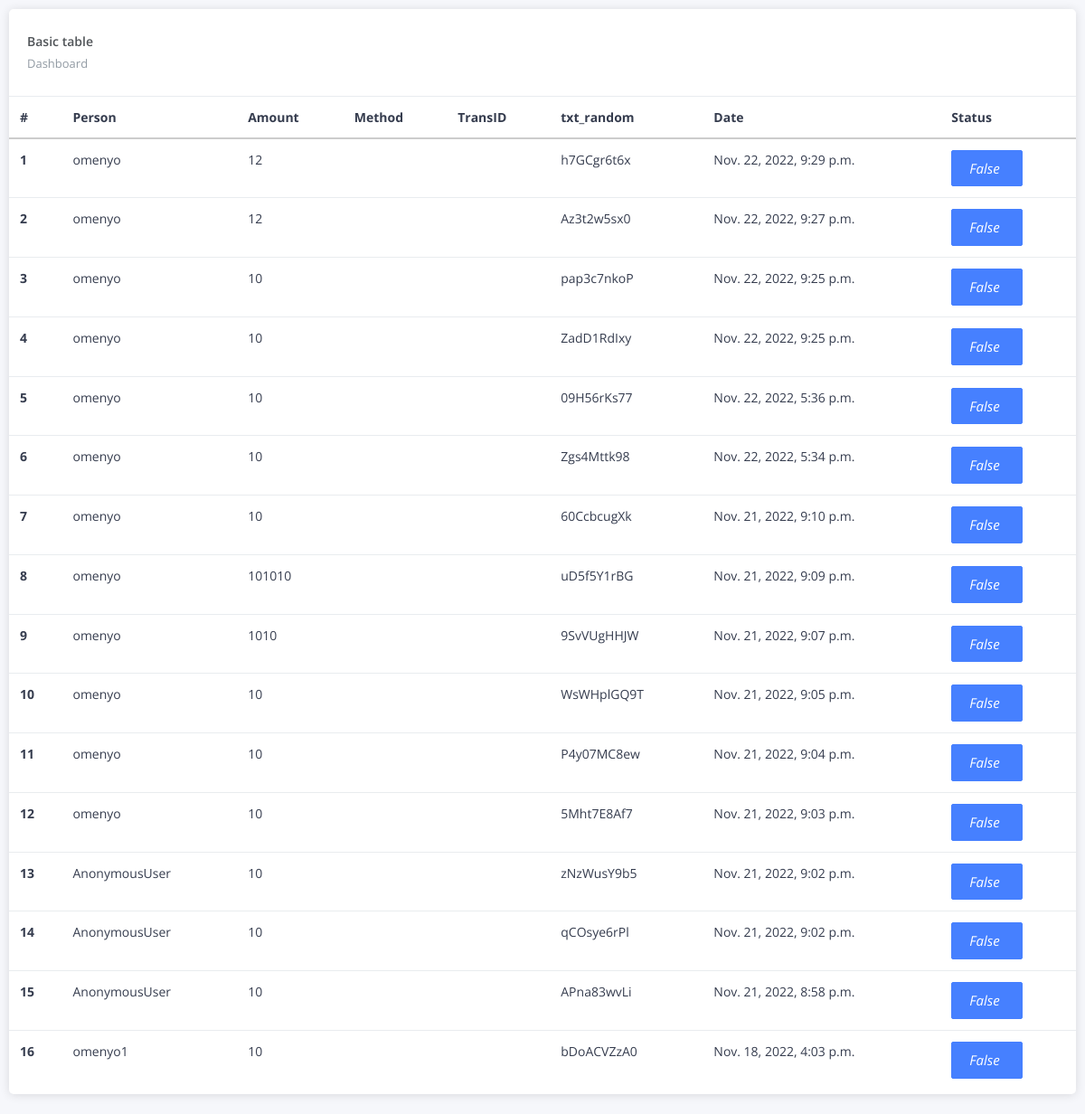
The app's page /deposit_table (signed in), older data.
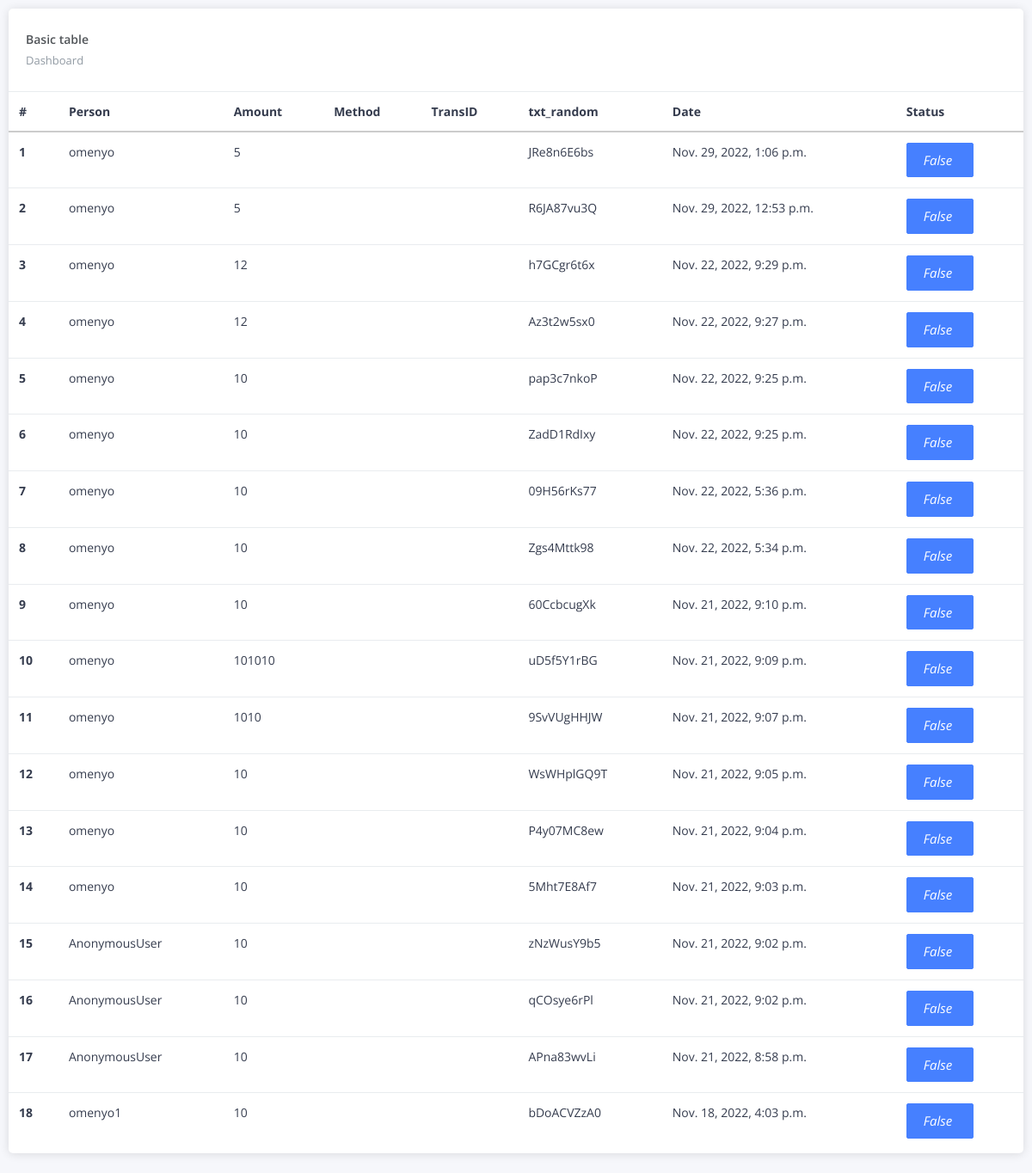
The same page, newer data.
### main/models.py (models this page shows, shortened)
class Deposit(models.Model):
	person = models.CharField(max_length=1000)
	amount= models.CharField(max_length=1000)
	txt_random=models.CharField(max_length=1000, default=1)
	date_deposit =models.DateTimeField(default=datetime.datetime.today)
	status=models.BooleanField(default=False)
	class Meta:
		ordering = ('-date_deposit', )

### main/views.py (the view)
# urls.py: path('deposit_table', views.deposit_table, name='deposit_table'),
@staff_member_required
def deposit_table(request):
    deposits= Deposit.objects.filter(status=False)
    context={'deposits':deposits}
    return render(request,'super.html',context)

### templates/super.html (shortened to what this page needs)
{% extends 'base2.html' %}
{% load static %}
{% load crispy_forms_tags %}
{% block body %}
<div class="pcoded">
    <div class="pcoded-inner-content">
        <div class="main-body">
            <div class="page-body">
                <div class="card">
                    <div class="card-header">
                        <h5>Basic table</h5>
                        <a href="/admin/"><span>Dashboard</span></a>
                        <div class="card-header-right">    <ul class="list-unstyled card-option">        <li><i class="icofont icofont-simple-left "></i></li>        </ul></div>
                    </div>
                    <div class="card-block table-border-style">
                        <div class="table-responsive">
                            <table class="table">
                                <thead>
                                    <tr>
                                        <th>#</th>
                                        <th>Person</th>
                                        <th>Amount</th>
                                        <th>Method</th>
                                        <th>TransID</th>
                                        <th>txt_random</th>
                                        <th>Date</th>
                                        <th>Status</th>
                                    </tr>
                                </thead>
                                <tbody>
                                    {% for brand in deposits %}
                                    <tr>
                                        <th scope="row">{{ forloop.counter }}</th>
                                        <td>{{ brand.person }}</td>
                                        <td>{{ brand.amount }}</td>
                                        <td>{{ brand.method.name }}</td>
                                        <td>{{ brand.transID }}</td>
                                        <td>{{ brand.txt_random }}</td>
                                        <td>{{ brand.date_deposit }}</td>
                                        <td><a href="{% url 'deposit_update' brand.id %}" class="btn btn-primary">
                                        <i class="fa fa-edit">{{ brand.status }}</i>
                                        </a></td>
                                    </tr>
                                    {% endfor %}
                                </tbody>
                            </table>
                        </div>
                    </div>
                </div>
{% endblock %}

Row changes from the older to the newer data that the page shows:
added Deposit: person "omenyo", amount "5", txt_random "JRe8n6E6bs", date_deposit "Nov. 29, 2022, 1:06 p.m.", status "False"
added Deposit: person "omenyo", amount "5", txt_random "R6JA87vu3Q", date_deposit "Nov. 29, 2022, 12:53 p.m.", status "False"
